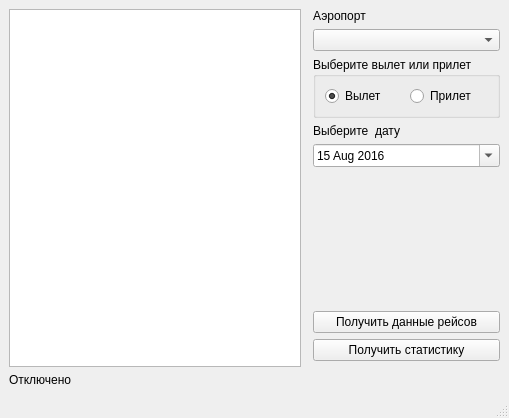
<?xml version="1.0" encoding="UTF-8"?>
<ui version="4.0">
 <class>MainWindow</class>
 <widget class="QMainWindow" name="MainWindow">
  <property name="geometry">
   <rect>
    <x>0</x>
    <y>0</y>
    <width>509</width>
    <height>418</height>
   </rect>
  </property>
  <property name="windowTitle">
   <string>MainWindow</string>
  </property>
  <widget class="QWidget" name="centralwidget">
   <layout class="QGridLayout" name="gridLayout">
    <item row="2" column="2">
     <widget class="QGroupBox" name="gb_ArDe">
      <property name="title">
       <string>Выберите вылет или прилет</string>
      </property>
      <layout class="QHBoxLayout" name="horizontalLayout">
       <item>
        <widget class="QRadioButton" name="rb_Dep">
         <property name="enabled">
          <bool>true</bool>
         </property>
         <property name="text">
          <string>Вылет</string>
         </property>
         <property name="checked">
          <bool>true</bool>
         </property>
        </widget>
       </item>
       <item>
        <widget class="QRadioButton" name="rb_Arr">
         <property name="text">
          <string>Прилет</string>
         </property>
        </widget>
       </item>
      </layout>
     </widget>
    </item>
    <item row="1" column="2">
     <widget class="QComboBox" name="cb_AirPortList"/>
    </item>
    <item row="7" column="2">
     <widget class="QPushButton" name="pb_getGraphWindowOpen">
      <property name="text">
       <string>Получить статистику</string>
      </property>
     </widget>
    </item>
    <item row="6" column="2">
     <widget class="QPushButton" name="pb_getFlightInto">
      <property name="text">
       <string>Получить данные рейсов</string>
      </property>
     </widget>
    </item>
    <item row="0" column="2">
     <widget class="QLabel" name="lb_AirPortName">
      <property name="text">
       <string>Аэропорт</string>
      </property>
     </widget>
    </item>
    <item row="0" column="0" rowspan="9">
     <widget class="QTableView" name="tb_FlightInfo"/>
    </item>
    <item row="4" column="2">
     <widget class="QDateEdit" name="de_DateFlight">
      <property name="frame">
       <bool>true</bool>
      </property>
      <property name="maximumDateTime">
       <datetime>
        <hour>23</hour>
        <minute>59</minute>
        <second>59</second>
        <year>2017</year>
        <month>9</month>
        <day>14</day>
       </datetime>
      </property>
      <property name="minimumDateTime">
       <datetime>
        <hour>6</hour>
        <minute>0</minute>
        <second>0</second>
        <year>2016</year>
        <month>8</month>
        <day>15</day>
       </datetime>
      </property>
      <property name="minimumDate">
       <date>
        <year>2016</year>
        <month>8</month>
        <day>15</day>
       </date>
      </property>
      <property name="maximumTime">
       <time>
        <hour>23</hour>
        <minute>59</minute>
        <second>59</second>
       </time>
      </property>
      <property name="calendarPopup">
       <bool>true</bool>
      </property>
     </widget>
    </item>
    <item row="9" column="0" colspan="3">
     <widget class="QLabel" name="lb_ConStatus">
      <property name="text">
       <string>Отключено</string>
      </property>
     </widget>
    </item>
    <item row="5" column="2">
     <spacer name="verticalSpacer">
      <property name="orientation">
       <enum>Qt::Vertical</enum>
      </property>
      <property name="sizeHint" stdset="0">
       <size>
        <width>20</width>
        <height>40</height>
       </size>
      </property>
     </spacer>
    </item>
    <item row="3" column="2">
     <widget class="QLabel" name="lb_DateText">
      <property name="text">
       <string>Выберите  дату</string>
      </property>
     </widget>
    </item>
   </layout>
  </widget>
  <widget class="QMenuBar" name="menubar">
   <property name="geometry">
    <rect>
     <x>0</x>
     <y>0</y>
     <width>509</width>
     <height>21</height>
    </rect>
   </property>
  </widget>
  <widget class="QStatusBar" name="statusbar"/>
 </widget>
 <tabstops>
  <tabstop>cb_AirPortList</tabstop>
  <tabstop>rb_Dep</tabstop>
  <tabstop>pb_getFlightInto</tabstop>
  <tabstop>de_DateFlight</tabstop>
  <tabstop>rb_Arr</tabstop>
  <tabstop>pb_getGraphWindowOpen</tabstop>
  <tabstop>tb_FlightInfo</tabstop>
 </tabstops>
 <resources/>
 <connections/>
</ui>
